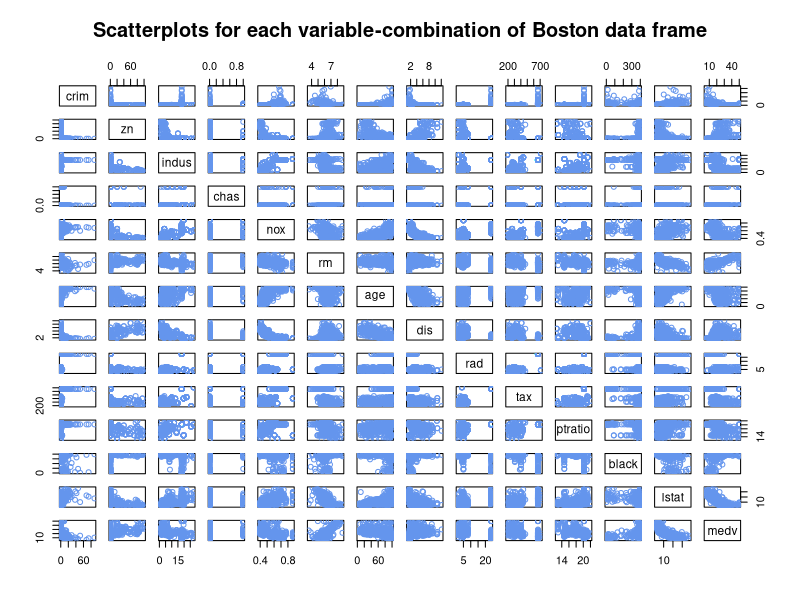
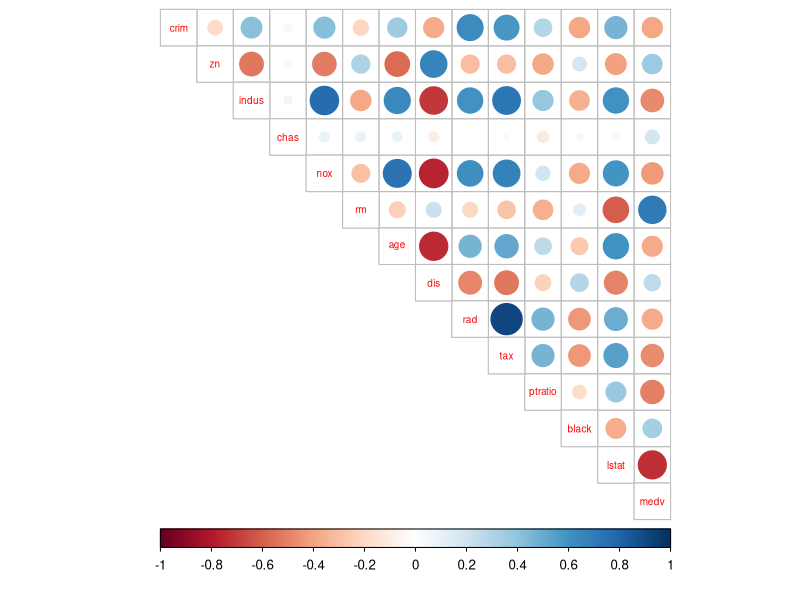
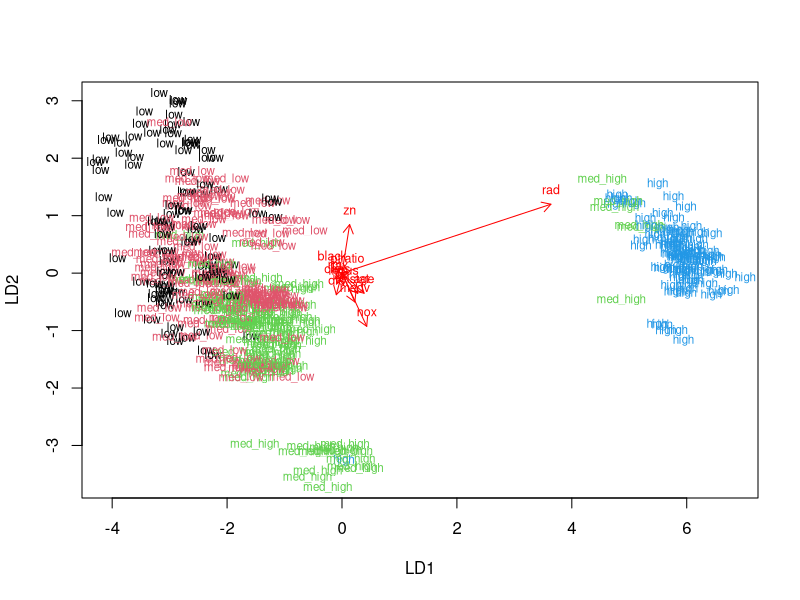
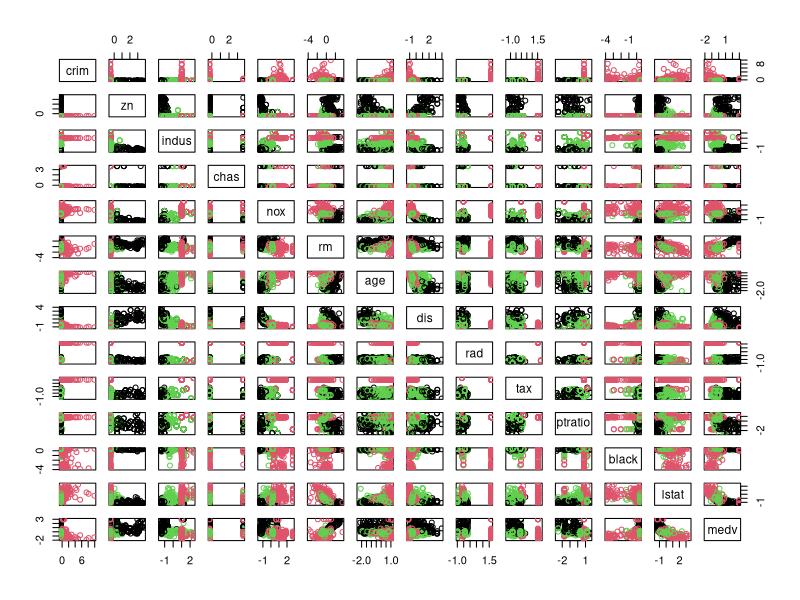
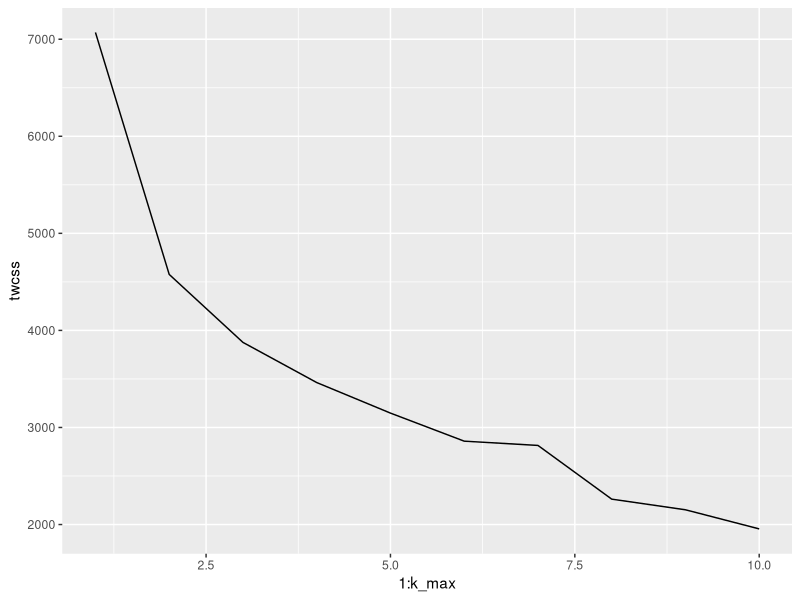
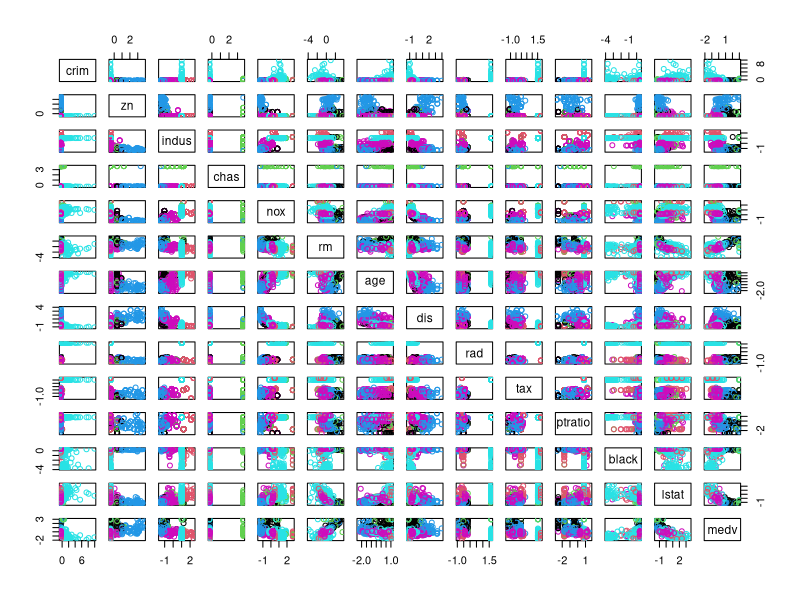
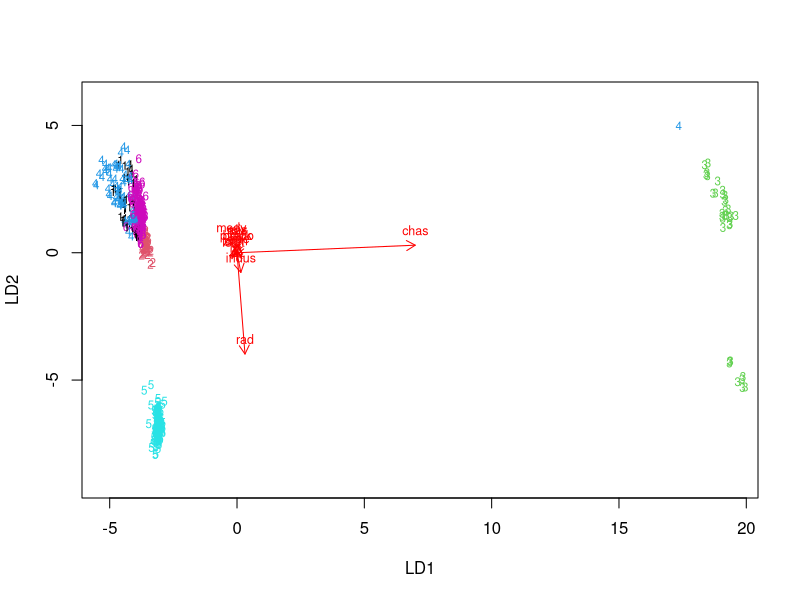

R code for these plots, in order:
## ---- chunk 1

library(MASS); library(tidyr); library(corrplot); library(dplyr); library(ggplot2) #load libraries
rm(list=ls())
data("Boston") #load the data

## ---- chunk 2

str(Boston) #structure of the dataset

## ---- chunk 3

summary(Boston) #summary of each variable separately

## ---- chunk 4

pairs(Boston,
      col = "cornflowerblue",
      main = "Scatterplots for each variable-combination of Boston data frame")

cor_matrix <- cor(Boston) %>% #correlation matrix
  round(digits=2)

corrplot(cor_matrix, method="circle", type="upper", cl.pos = "b", tl.pos = "d", tl.cex = 0.6) ##visualize the correlations


## ---- chunk 5

boston_scaled <- scale(Boston) # center and standardize variables

summary(boston_scaled) # summaries of the scaled variables

## ---- chunk 6

class(boston_scaled) # class of the boston_scaled object

boston_scaled<-as.data.frame(boston_scaled) # change the object to data frame

#Create a factor variable from numerical: binning by quantiles; variable `crim` (per capita crime rate by town)

summary(boston_scaled$crim) #summary

bins<-quantile(boston_scaled$crim) #save quantiles, bin limits, in 'bins'
bins

# create a categorical variable 'crime'
crime <- cut(boston_scaled$crim, breaks = bins, include.lowest = TRUE, label=c("low", "med_low", "med_high", "high"))

# look at the table of the new factor crime
table(crime)

# remove original crim from the dataset
boston_scaled <- dplyr::select(boston_scaled, -crim)

# add the new categorical value to scaled data
boston_scaled <- data.frame(boston_scaled, crime)
## ---- chunk 7

# number of rows in the Boston dataset 
n <- nrow(boston_scaled)

# choose randomly 80% of the rows
ind <- sample(n,  size = n * 0.8)

# create train set
train <- boston_scaled[ind,]

# create test set 
test <- boston_scaled[-ind,]

# save the correct classes from test data; save for later to calculate how well the model performed in prediction
correct_classes <- test$crime

# remove the crime variable from test data
test <- dplyr::select(test, -crime)
## ---- chunk 8

set.seed(123)
lda.fit <- lda(crime~., data = train)

lda.fit # print the lda.fit object

# the function for lda biplot arrows
lda.arrows <- function(x, myscale = 1, arrow_heads = 0.1, color = "red", tex = 0.75, choices = c(1,2)){
  heads <- coef(x)
  graphics::arrows(x0 = 0, y0 = 0, 
                   x1 = myscale * heads[,choices[1]], 
                   y1 = myscale * heads[,choices[2]], col=color, length = arrow_heads)
  text(myscale * heads[,choices], labels = row.names(heads), 
       cex = tex, col=color, pos=3)
}

# target classes as numeric
classes <- as.numeric(train$crime)

# plot the lda results
plot(lda.fit, dimen = 2, col=classes, pch = classes)
lda.arrows(lda.fit, myscale = 1.2)

## ---- chunk 9

# predict classes with test data
lda.pred <- predict(lda.fit, newdata = test)

# cross tabulate the results
table(correct = correct_classes, predicted = lda.pred$class)

## ---- chunk 10

data("Boston") #load the data again

boston_scaled_2 <- scale(Boston) # scaling variables
boston_scaled_2<-as.data.frame(boston_scaled_2) # change the object to data frame

dist_eu <- dist(boston_scaled_2) # euclidean distance matrix

summary(dist_eu) # look at the summary of the distances

# k-means clustering
km <- kmeans(boston_scaled_2, centers = 3) #centers = number of clusters

# plot the Boston dataset with clusters
pairs(boston_scaled_2, col = km$cluster) 
## ---- chunk 11

#K-means might produce different results every time, because it randomly assigns the initial cluster centers. The function `set.seed()` can be used to deal with that.
set.seed(123)

# determine the number of clusters
k_max <- 10

# calculate the total within sum of squares
twcss <- sapply(1:k_max, function(k){kmeans(boston_scaled_2, k)$tot.withinss})

# visualize the results
qplot(x = 1:k_max, y = twcss, geom = 'line')


## ---- chunk 12

km <- kmeans(boston_scaled_2, centers = 6) # k-means clustering

print(km)

## ---- chunk 13

pairs(boston_scaled_2, col = km$cluster)

## ---- chunk 14

data("Boston")
boston_scaled_bonus <- scale(Boston) # scaling
boston_scaled_bonus<-as.data.frame(boston_scaled_bonus) # change the object to data frame

#clusters: km$cluster

#LDA
set.seed(123)
lda.fit_bonus <- lda(km$cluster~., data = boston_scaled_bonus)

lda.fit_bonus # print the lda.fit object

# the function for lda biplot arrows
lda.arrows <- function(x, myscale = 1, arrow_heads = 0.1, color = "red", tex = 0.75, choices = c(1,2)){
  heads <- coef(x)
  graphics::arrows(x0 = 0, y0 = 0, 
                   x1 = myscale * heads[,choices[1]], 
                   y1 = myscale * heads[,choices[2]], col=color, length = arrow_heads)
  text(myscale * heads[,choices], labels = row.names(heads), 
       cex = tex, col=color, pos=3)
}

# target classes as numeric
classes_bonus <- as.numeric(km$cluster)

# plot the lda results
plot(lda.fit_bonus, dimen = 2, col=classes_bonus, pch = classes_bonus)
lda.arrows(lda.fit_bonus, myscale = 1.2)

## ---- chunk 15

model_predictors <- dplyr::select(train, -crime)

# check the dimensions
dim(model_predictors)
dim(lda.fit$scaling)

# matrix multiplication
matrix_product <- as.matrix(model_predictors) %*% lda.fit$scaling
matrix_product <- as.data.frame(matrix_product)


